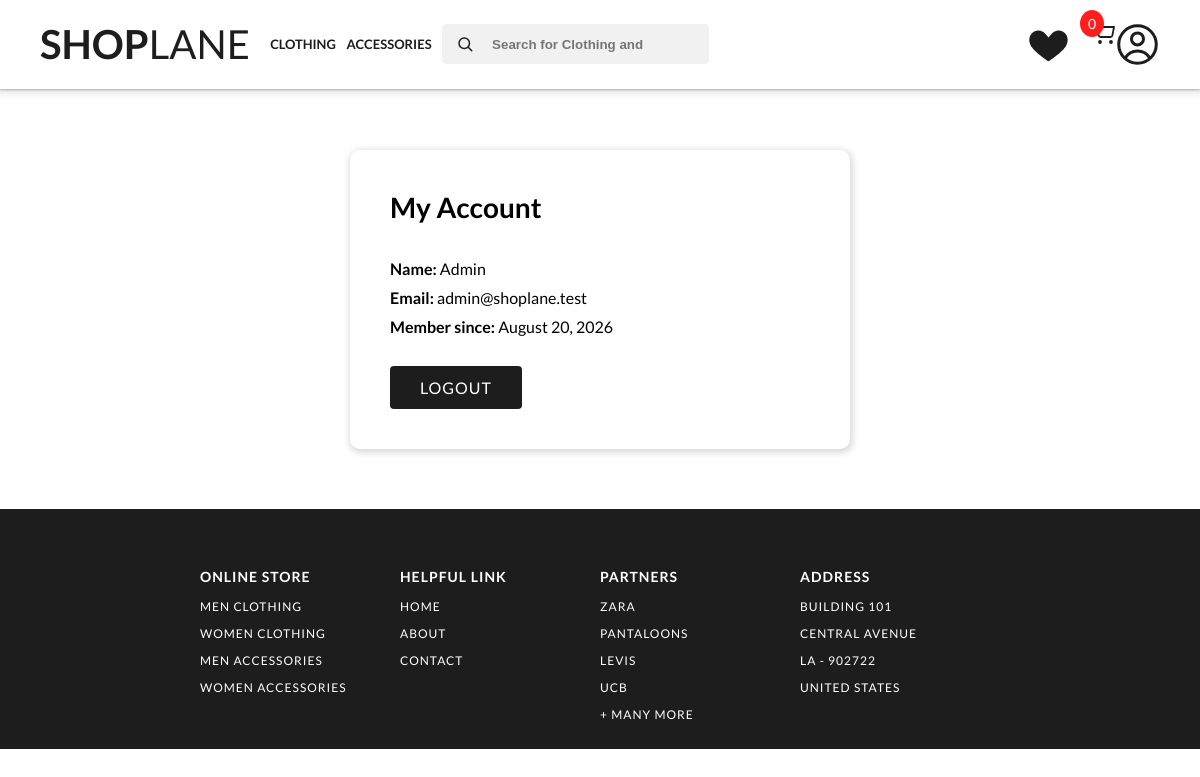
The app's page /profile.php (signed in) with its own data.
### tables this page shows
CREATE TABLE users (
  id INT AUTO_INCREMENT PRIMARY KEY,
  name VARCHAR(100) NOT NULL,
  email VARCHAR(150) NOT NULL UNIQUE,
  password_hash VARCHAR(255) NOT NULL,
  role ENUM('customer','admin') DEFAULT 'customer',
  created_at TIMESTAMP DEFAULT CURRENT_TIMESTAMP
);

### includes/functions.php (called while the page is built)
<?php
function asset($relativePath)
{
    $fullPath = __DIR__ . '/../' . $relativePath;
    $version = file_exists($fullPath) ? filemtime($fullPath) : time();
    return $relativePath . '?v=' . $version;
}

### profile.php (the view, shortened to what this page needs)
<?php
require_once __DIR__ . '/includes/db.php';
$stmt = $pdo->prepare('SELECT name, email, role, created_at FROM users WHERE id = ?');
$stmt->execute([currentUserId()]);
$user = $stmt->fetch();
?>
<!DOCTYPE html>
<html lang="en">
<head>
    <link rel="stylesheet" href="<?php echo asset('assets/css/main.css'); ?>">
    <link rel="stylesheet" href="<?php echo asset('assets/css/auth.css'); ?>">
</head>
<body>
    <?php include 'includes/header.php'; ?>
    <div id="profileContainer">
        <h1> My Account </h1>
        <p><strong>Name:</strong> <?php echo htmlspecialchars($user['name']); ?></p>
        <p><strong>Email:</strong> <?php echo htmlspecialchars($user['email']); ?></p>
        <p><strong>Member since:</strong> <?php echo htmlspecialchars(date('F j, Y', strtotime($user['created_at']))); ?></p>
        <a href="logout.php" id="logoutBtn"> Logout </a>
    </div>
    <?php include 'includes/footer.php'; ?>
</body>
</html>

### assets/css/main.css (style rules this page uses)
* { box-sizing: border-box; }
body { margin: 0; font-family: 'Lato', sans-serif; }

### assets/css/auth.css (style rules this page uses)
#profileContainer { max-width: 500px; margin: 150px auto 60px; padding: 40px; box-shadow: 1px 2px 6px 2px rgb(219, 219, 219); border-radius: 10px; }
#profileContainer h1 { width: auto; padding: 0 0 25px; margin: 0; font-size: 28px; }
#profileContainer p { font-size: 16px; margin: 10px 0; }
#logoutBtn { display: inline-block; margin-top: 20px; padding: 12px 30px; background-color: rgb(29, 29, 29); color: white; text-decoration: none; text-transform: uppercase; letter-spacing: 1px; border-radius: 4px; }

### assets/css/header.css (style rules this page uses)
body { margin: 0; }

### assets/css/footer.css (style rules this page uses)
body { margin: 0; font-family: 'Lato', sans-serif; }

### records on screen
users: name "Admin", email "admin@shoplane.test", created_at "August 20, 2026"

### other values on screen
$cartCount "0"
